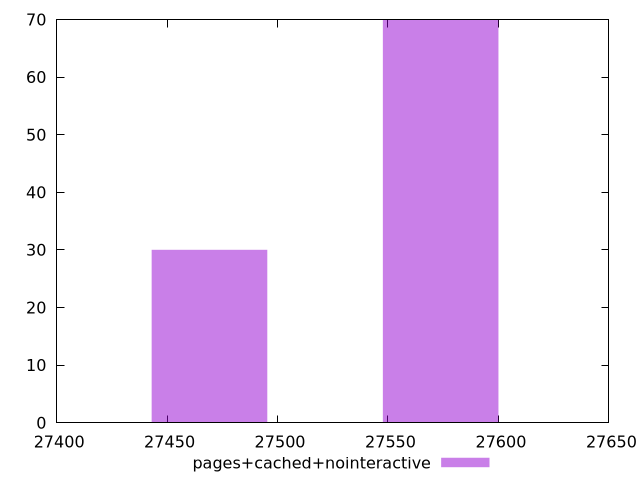

The script that saved this image:
$_pagesCachedNointeractive <<EOF
27469.198824075276 30
27573.843391024137 70
EOF
set key outside below
set terminal pngcairo
set output "report_00004_2020-11-02T20-21-41.718Z/uses-webp-images/pages+cached+nointeractive//raw_hist.png"
set yrange [0:70]
set boxwidth 52.3222834744291
set style fill transparent solid 0.5 noborder
plot $_pagesCachedNointeractive title "pages+cached+nointeractive" with boxes ,
